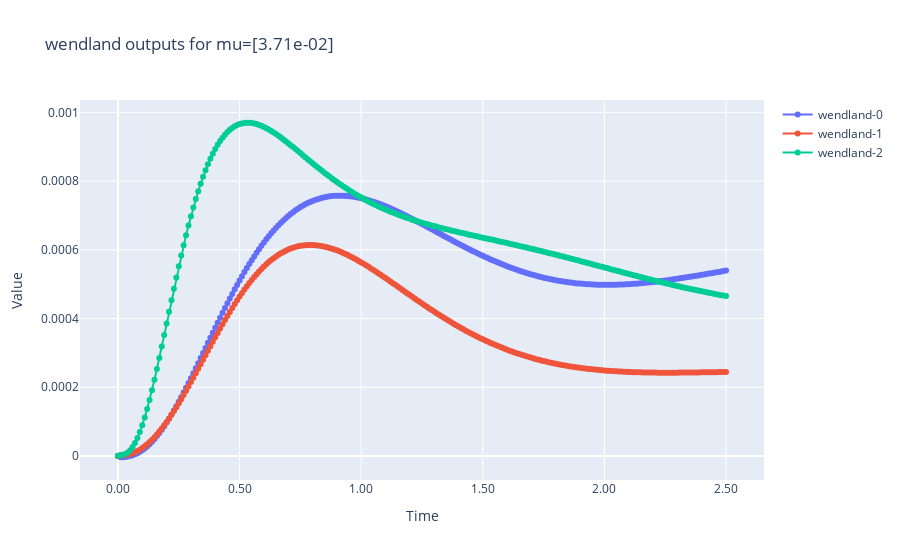
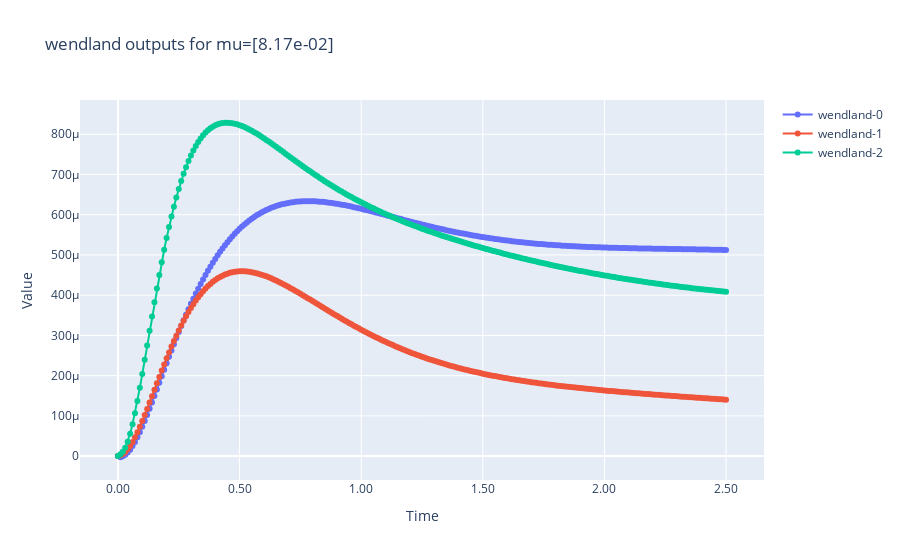
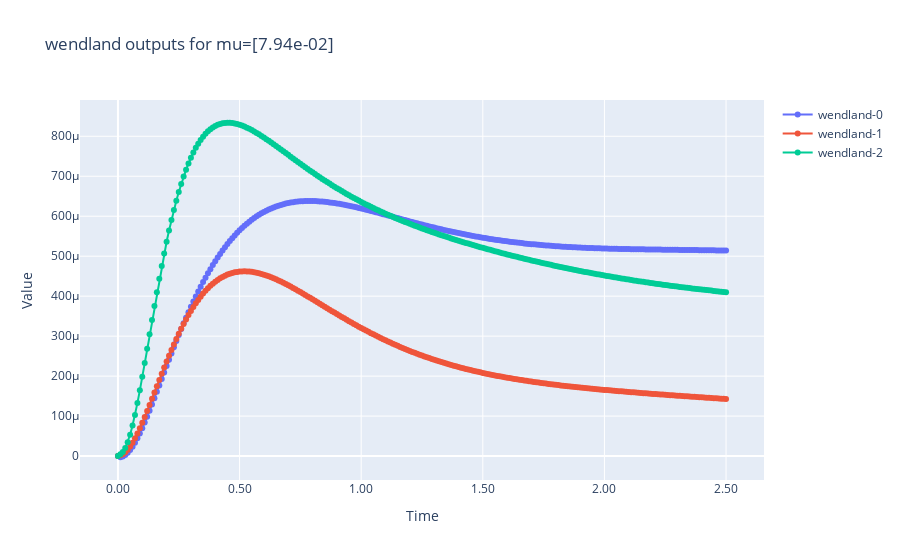
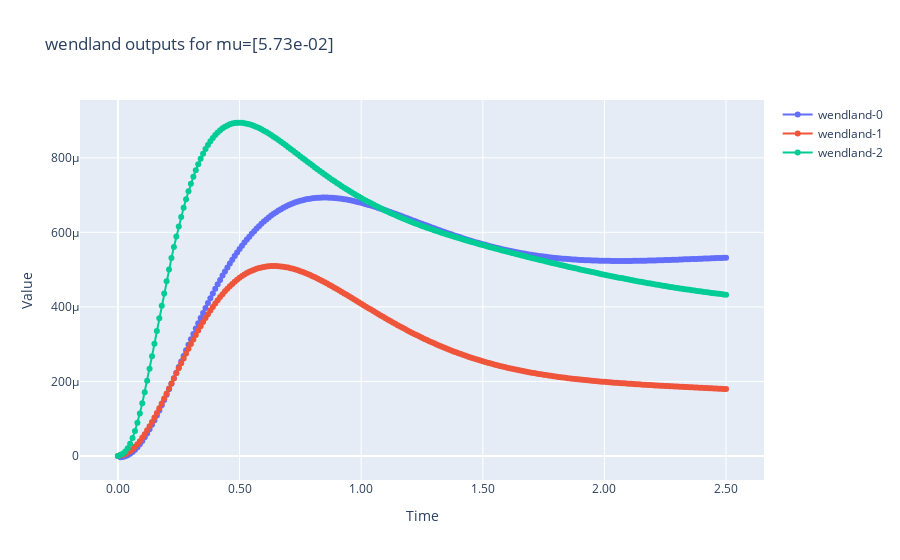

The code cell stored with these charts, in order, in its notebook:
### Code cell
import plotly.graph_objects as go

time = np.linspace(start=0, stop=2.5, num=len(r[0][0].outputs()))

for i in range(len(r)):
    # Create a Plotly figure with a scatter plot
    fig = go.Figure()
    
    for o in range(len(r[i])):
        v=np.array(r[i][o].outputs())
        err=np.array(r[i][o].errors())

        min_values = v*(1-10/100)
        max_values = v*(1+10/100)
        # print(f"v: {v}")
        # print(f"min_values: {min_values}")
        # print(f"max_values: {max_values}")
        
        assert time.size == min_values.size == max_values.size == v.size

        fig.add_trace(go.Scatter(
            x=time,
            y=v,
            mode='lines+markers',
            name=f'wendland-{o}'
        ))
        # fig.add_trace(go.Scatter(x=time + time[::-1],
        #                          y=min_values + max_values[::-1], 
        #                          fill='tozerox',  # Fill the area between the lines
        #                          mode='none',
        #                          showlegend=False,
        #                          line=dict(color='rgba(0,0,0,0)'),  # Invisible line
        #                          name='Region' ) )
    # Update the layout of the figure
    fig.update_layout(
        title=f'wendland outputs for mu={sampling[i]}',
        xaxis_title='Time',
        yaxis_title='Value',
        
        # Use 'category' type for the x-axis to treat it as discrete dates
        xaxis=dict(tickformat='.2f'),
    )
    
    # Show the plot
    fig.show()

### Figure 1 — Plotly figure (JSON) as saved in the notebook; plotly's stock layout.template omitted (floating-point values rounded to 4 significant figures; data arrays with more than 128 entries replaced by an {"elided": "..."} marker saying what was removed)
{"data": [{"mode": "lines+markers", "name": "wendland-0", "type": "scatter", "x": {"elided": "251 float values"}, "y": {"elided": "251 float values"}}, {"mode": "lines+markers", "name": "wendland-1", "type": "scatter", "x": {"elided": "251 float values"}, "y": {"elided": "251 float values"}}, {"mode": "lines+markers", "name": "wendland-2", "type": "scatter", "x": {"elided": "251 float values"}, "y": {"elided": "251 float values"}}], "layout": {"title": {"text": "wendland outputs for mu=[3.71e-02]"}, "xaxis": {"tickformat": ".2f", "title": {"text": "Time"}}, "yaxis": {"title": {"text": "Value"}}}}

### Figure 2 — Plotly figure (JSON) as saved in the notebook; plotly's stock layout.template omitted (floating-point values rounded to 4 significant figures; data arrays with more than 128 entries replaced by an {"elided": "..."} marker saying what was removed)
{"data": [{"mode": "lines+markers", "name": "wendland-0", "type": "scatter", "x": {"elided": "251 float values"}, "y": {"elided": "251 float values"}}, {"mode": "lines+markers", "name": "wendland-1", "type": "scatter", "x": {"elided": "251 float values"}, "y": {"elided": "251 float values"}}, {"mode": "lines+markers", "name": "wendland-2", "type": "scatter", "x": {"elided": "251 float values"}, "y": {"elided": "251 float values"}}], "layout": {"title": {"text": "wendland outputs for mu=[8.17e-02]"}, "xaxis": {"tickformat": ".2f", "title": {"text": "Time"}}, "yaxis": {"title": {"text": "Value"}}}}

### Figure 3 — Plotly figure (JSON) as saved in the notebook; plotly's stock layout.template omitted (floating-point values rounded to 4 significant figures; data arrays with more than 128 entries replaced by an {"elided": "..."} marker saying what was removed)
{"data": [{"mode": "lines+markers", "name": "wendland-0", "type": "scatter", "x": {"elided": "251 float values"}, "y": {"elided": "251 float values"}}, {"mode": "lines+markers", "name": "wendland-1", "type": "scatter", "x": {"elided": "251 float values"}, "y": {"elided": "251 float values"}}, {"mode": "lines+markers", "name": "wendland-2", "type": "scatter", "x": {"elided": "251 float values"}, "y": {"elided": "251 float values"}}], "layout": {"title": {"text": "wendland outputs for mu=[7.94e-02]"}, "xaxis": {"tickformat": ".2f", "title": {"text": "Time"}}, "yaxis": {"title": {"text": "Value"}}}}

### Figure 4 — Plotly figure (JSON) as saved in the notebook; plotly's stock layout.template omitted (floating-point values rounded to 4 significant figures; data arrays with more than 128 entries replaced by an {"elided": "..."} marker saying what was removed)
{"data": [{"mode": "lines+markers", "name": "wendland-0", "type": "scatter", "x": {"elided": "251 float values"}, "y": {"elided": "251 float values"}}, {"mode": "lines+markers", "name": "wendland-1", "type": "scatter", "x": {"elided": "251 float values"}, "y": {"elided": "251 float values"}}, {"mode": "lines+markers", "name": "wendland-2", "type": "scatter", "x": {"elided": "251 float values"}, "y": {"elided": "251 float values"}}], "layout": {"title": {"text": "wendland outputs for mu=[5.73e-02]"}, "xaxis": {"tickformat": ".2f", "title": {"text": "Time"}}, "yaxis": {"title": {"text": "Value"}}}}
